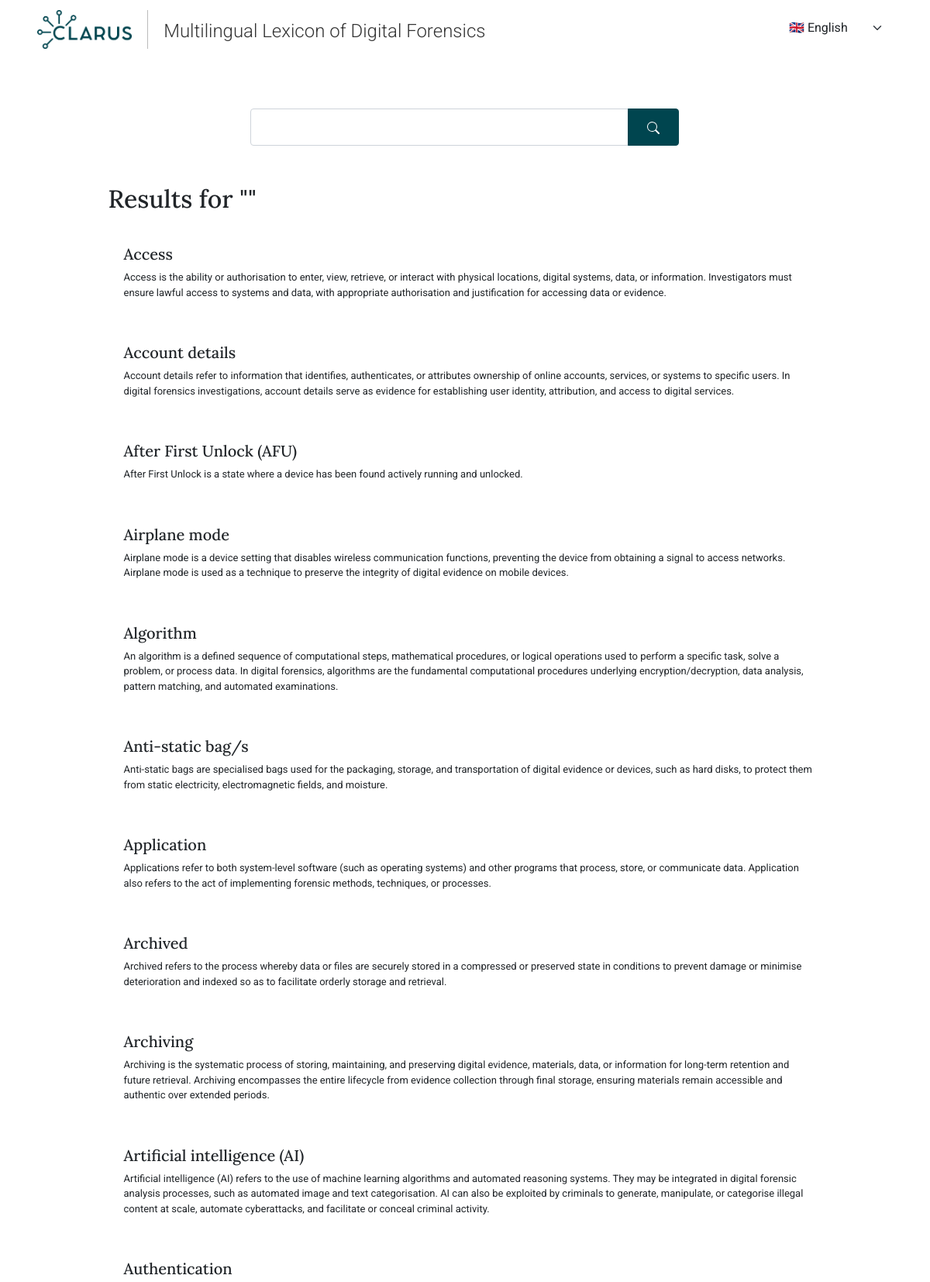
Screenshot of /search (upper part) with the database file from the repository.
### tables this page shows
CREATE TABLE term_localizations (
    id INTEGER PRIMARY KEY AUTOINCREMENT,
    term_id INTEGER NOT NULL,
    language_code TEXT NOT NULL CHECK(language_code IN ('en', 'fi', 'el', 'cs', 'pt')),
    word TEXT NOT NULL,
    category TEXT,
    definition TEXT,
    usage_example TEXT,
    left_collocates TEXT,   -- JSON or comma-separated
    right_collocates TEXT,  -- JSON or comma-separated
    FOREIGN KEY (term_id) REFERENCES terms (id) ON DELETE CASCADE
);

### app/routes.py (the view)
@main.route('/search')
def search():
    query = request.args.get('q', '').strip()
    lang = request.args.get('lang', 'en')
    db = current_app.get_db()
    cursor = db.execute(
        """
        SELECT t.id, tl.word, tl.definition
        FROM term_localizations tl
        JOIN terms t ON t.id = tl.term_id
        WHERE tl.language_code = ? AND tl.word LIKE ?
        ORDER BY tl.word
        """,
        (lang, f"%{query}%")
    )
    results = cursor.fetchall()
    if len(results) == 1 and results[0]['word'].strip().lower() == query.lower():
        return redirect(url_for('main.term_entry', term_id=results[0]['id']))
    return render_template('search_results.html', query=query, results=results, lang=lang)

### app/templates/search_results.html (shortened to what this page needs)
{% extends "base.html" %}
{% block content %}
  <div class="container">
      <div class="row justify-content-center">
          <div class="col-md-10" style="margin-top:80px;">
            <form class="d-flex text-end" action="{{ url_for('main.search') }}" method="get"  style="margin-bottom: 50px;">
                  <div class="search-suggest-wrap" style="width: 60%; margin-left: 20%;">
                      <div class="input-group">
                          <input name="q" class="form-control form-control-lg shadow-none si" type="search" value="{{ query }}" aria-label="{{ _('Search') }}" autocomplete="off" role="combobox" aria-expanded="false" aria-autocomplete="list" aria-controls="search-suggest-list" autocapitalize="off">
                          <button class="btn btn-primary btn-clarus px-4 shadow-none" type="submit">
                              <svg xmlns="http://www.w3.org/2000/svg" width="16" height="16" fill="#fff" class="bi bi-search" viewBox="0 0 16 16">
<path d="M11.742 10.344a6.5 6.5 0 1 0-1.397 1.398h-.001q.044.06.098.115l3.85 3.85a1 1 0 0 0 1.415-1.414l-3.85-3.85a1 1 0 0 0-.115-.1zM12 6.5a5.5 5.5 0 1 1-11 0 5.5 5.5 0 0 1 11 0"/>
</svg>
                          </button>
                      </div>
                  </div>
              </form>
            <h2 class="serif-font" style="margin-bottom: 20px;">{{ _('Results for') }} "{{ query }}"</h2>
            {% if results %}
                {% for row in results %}
                    <div class="search-result">
                        <h5 class="serif-font">{{ row['word'] }}</h5>
                        <p>{{ row['definition'] }}</p>
                        <a href="{{ url_for('main.term_entry', term_id=row['id']) }}"><span class="link-spanner"></span></a>
                    </div>
                {% endfor %}
            {% else %}
            <p>
                &nbsp; {{ _('No matches found.') }}
            </p>
            {% endif %}
          </div>
      </div>
  </div>
{% endblock %}

### app/templates/base.html (shortened to what this page needs)
<!doctype html>
<html lang="{{ current_locale }}" class="h-100">
<head>
    <link href="{{ url_for('static', filename= 'css/bootstrap.min.css') }}" rel="stylesheet">
    <link href="{{ url_for('static', filename= 'css/base.css') }}" rel="stylesheet">
    <link href="{{ url_for('static', filename= 'css/index.css') }}" rel="stylesheet">
</head>
<body class="d-flex flex-column h-100">
    <header>
        <nav class="navbar fixed-top justify-content-between px-5" style="background-color: #fff;">
            <div style="display: flex; align-items:end; margin-top: 5px;">
                {% if request.endpoint != 'main.index' %}
                <img src="{{ url_for('static', filename= 'img/clarus-logo.png') }}" style="height: 50px; display: inline; padding-right: 20px; border-right: 1px solid #bbb;" alt="{{ _('Clarus logo') }}" />
                <h4 style="display: inline; padding: 0px 20px; font-weight: 300;"><a href="/" style="text-decoration: none; color: #333;">{{ _('Multilingual Lexicon of Digital Forensics') }}</a></h4>
                {% endif %}
            </div>
            <div class="text-end">
              <form action="{{ url_for('main.set_language') }}" method="post" class="inline-block">
                <select name="language" id="language" class="form-select lang-select shadow-none" aria-label="{{ _('Select language') }}" onchange="this.form.submit()">
                    <option value="en" {% if current_locale == 'en' %}selected{% endif %}>🇬🇧 English</option>
                </select>
              </form>
            </div>
        </nav>
    </header>
    <main class="flex-shrink-0">
        {% block content %}{% endblock %}
    </main>
</body>
</html>

### app/static/css/base.css (style rules this page uses)
html, body { font-family: "Roboto", sans-serif; }
.serif-font { font-family: "Lora", serif; }
main > .container { padding: 60px 15px 0; }
select.lang-select { width:auto; border: 0px; background-color: transparent; }
div.search-result { width:100%; position:relative; padding: 20px 10px 20px 20px; }
div.search-result p { font-size: small; }
span.link-spanner { position:absolute; width:100%; height:100%; top:0; left: 0; z-index: 1; }

### app/static/css/index.css (style rules this page uses)
.btn-clarus, .btn-clarus:visited { background-color: #00454f !important; border-color: #00454f !important; }
input.si { border-top-left-radius: 4px !important; border-bottom-left-radius: 4px !important; font-weight: 400; }
.search-suggest-wrap { position: relative; text-align: left; width: 100%; }

### rows the page displays
term_localizations: word "Access", definition "Access is the ability or authorisation to enter, view, retrieve, or interact with physical locations, digital systems, data, or information. Investigators must ensure lawful access to systems and data, with appropriate authorisation and justification for accessing data or evidence."
term_localizations: word "Account details", definition "Account details refer to information that identifies, authenticates, or attributes ownership of online accounts, services, or systems to specific users. In digital forensics investigations, account details serve as evidence for establishing user identity, attribution, and access to digital services."
term_localizations: word "After First Unlock (AFU)", definition "After First Unlock is a state where a device has been found actively running and unlocked."
term_localizations: word "Airplane mode", definition "Airplane mode is a device setting that disables wireless communication functions, preventing the device from obtaining a signal to access networks. Airplane mode is used as a technique to preserve the integrity of digital evidence on mobile devices."
term_localizations: word "Algorithm", definition "An algorithm is a defined sequence of computational steps, mathematical procedures, or logical operations used to perform a specific task, solve a problem, or process data. In digital forensics, algorithms are the fundamental computational procedures underlying encryption/decryption, data analysis, pattern matching, and automated examinations."
term_localizations: word "Anti-static bag/s", definition "Anti-static bags are specialised bags used for the packaging, storage, and transportation of digital evidence or devices, such as hard disks, to protect them from static electricity, electromagnetic fields, and moisture."
term_localizations: word "Application", definition "Applications refer to both system-level software (such as operating systems) and other programs that process, store, or communicate data. Application also refers to the act of implementing forensic methods, techniques, or processes."
term_localizations: word "Archived", definition "Archived refers to the process whereby data or files are securely stored in a compressed or preserved state in conditions to prevent damage or minimise deterioration and indexed so as to facilitate orderly storage and retrieval."
term_localizations: word "Archiving", definition "Archiving is the systematic process of storing, maintaining, and preserving digital evidence, materials, data, or information for long-term retention and future retrieval. Archiving encompasses the entire lifecycle from evidence collection through final storage, ensuring materials remain accessible and authentic over extended periods."
term_localizations: word "Artificial intelligence (AI)", definition "Artificial intelligence (AI) refers to the use of machine learning algorithms and automated reasoning systems. They may be integrated in digital forensic analysis processes, such as automated image and text categorisation. AI can also be exploited by criminals to generate, manipulate, or categorise illegal content at scale, automate cyberattacks, and facilitate or conceal criminal activity."
term_localizations: word "Authentication"
